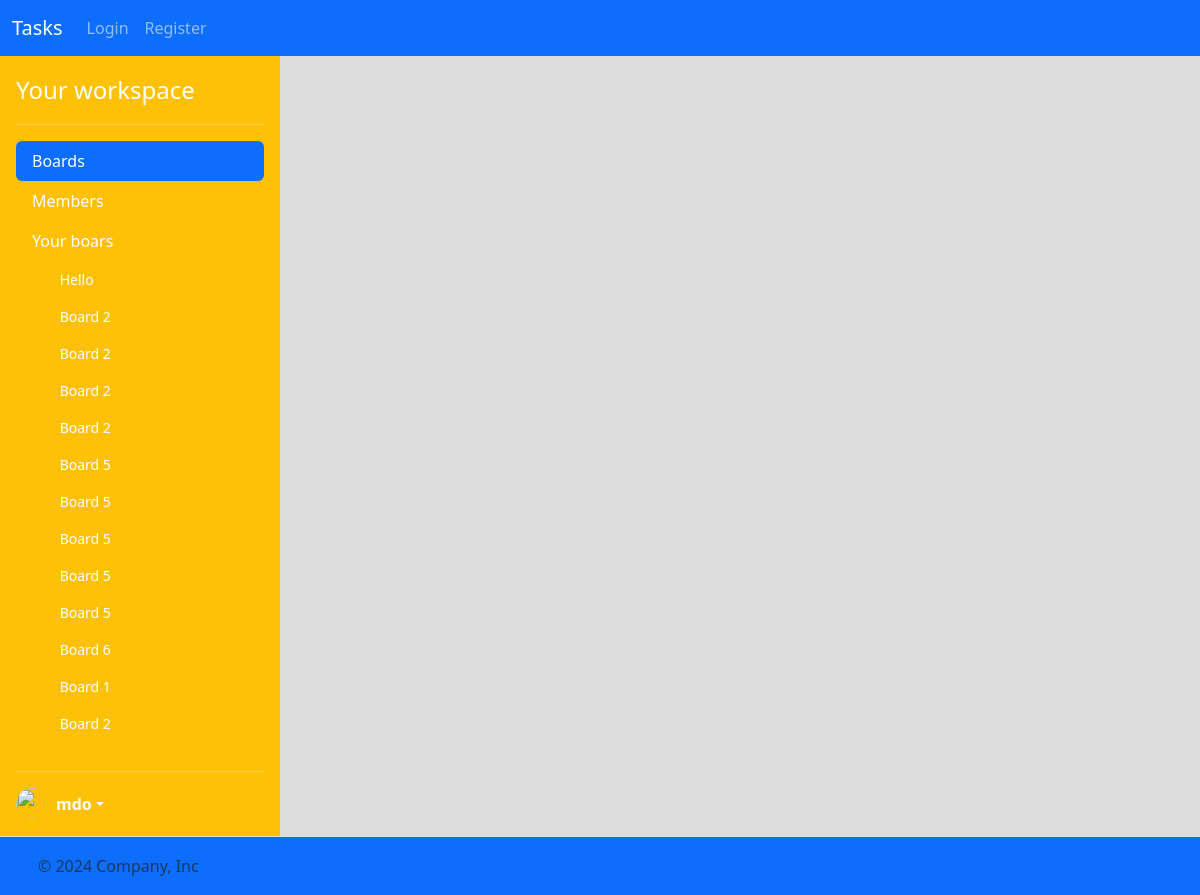
The page / on the database its author committed.
### task/models.py (models this page shows)
class Board(models.Model):
    name = models.CharField(max_length=256)
    description = models.CharField(max_length=256)
    members = models.ManyToManyField(User, related_name="boards")
    created_at = models.DateTimeField(auto_now_add=True)

### task/views.py (the view)
# urls.py: path("", views.index, name="index"),
def index(request):
    boards = Board.objects.all()
    return render(request, "task/index.html", {"boards": boards})

### task/templates/task/index.html (shortened to what this page needs)
{% extends "task/layout.html" %}

### task/templates/task/layout.html (shortened to what this page needs)
<!DOCTYPE html>
{% load static %}
<html lang="en">
    <head>
        <link href="https://cdn.jsdelivr.net/npm/bootstrap@5.3.3/dist/css/bootstrap.min.css" rel="stylesheet">
        <link href="{% static 'styles.css' %}" rel="stylesheet">
    </head>
    <body>
        <header>
            <nav class="navbar navbar-expand-lg bg-primary"  data-bs-theme="dark">
                <div class="container-fluid">
                  <a class="navbar-brand" href="{% url 'index' %}">Tasks</a>
                  <div class="collapse navbar-collapse" id="navbarSupportedContent">
                    <ul class="navbar-nav me-auto mb-2 mb-lg-0">
                        {% if user.is_authenticated %}
                      <li class="nav-item">
                        <a class="nav-link active" aria-current="page" href="{% url 'index' %}">Home</a>
                      </li>
                      <li class="nav-item">
                        <a class="nav-link" href="{% url 'create_board' %}">Create</a>
                      </li>
                      <li class="nav-item dropdown">
                        <a class="nav-link dropdown-toggle" href="#" role="button" data-bs-toggle="dropdown" aria-expanded="false">
                          {{ user.username }}
                        </a>
                        <ul class="dropdown-menu">
                          <li><a class="dropdown-item" href="{% url 'profile' %}">Profile</a></li>
                          <li><a class="dropdown-item" href="{% url 'logout' %}">Logout</a></li>
                          {% comment %} <li><a class="dropdown-item" href="#">Another action</a></li>
                          <li><hr class="dropdown-divider"></li>
                          <li><a class="dropdown-item" href="#">Something else here</a></li> {% endcomment %}
                        </ul>
                      </li>
                      {% comment %} <li class="nav-item">
                        <a class="nav-link disabled" aria-disabled="true">Disabled</a>
                      </li> {% endcomment %}
                    </ul>
                    <form class="d-flex" role="search">
                      <input class="form-control me-2" type="search" placeholder="Search" aria-label="Search">
                      <button class="btn btn-outline-success" type="submit">Search</button>
                    </form>
                    {% else %}
                      <li class="nav-item">
                        <a class="nav-link" href="{% url 'create_board' %}">Login</a>
                      </li>
                      <li class="nav-item">
                        <a class="nav-link" href="{% url 'create_board' %}">Register</a>
                      </li>
                      {% endif %}
                  </div>
                </div>
              </nav>
        </header>
        <main>
            <div class="d-flex flex-nowrap">
                <div class="d-flex flex-column flex-shrink-0 p-3 text-white bg-warning" style="width: 280px;">
                    <a href="/" class="d-flex align-items-center mb-3 mb-md-0 me-md-auto text-white text-decoration-none">
                      <span class="fs-4">Your workspace</span>
                    </a>
                    <hr>
                    <ul class="nav nav-pills flex-column mb-auto">
                      <li class="nav-item">
                        <a href="#" class="nav-link active" aria-current="page">
                          Boards
                        </a>
                      </li>
                      <li>
                        <a href="#" class="nav-link text-white">
                          Members
                        </a>
                      </li>
                      <li class="mb-1">
                        <button  class="nav-link text-white collapsed" data-bs-toggle="collapse" data-bs-target="#home-collapse" aria-expanded="true">
                            Your boars
                            </button>
                            <div class="collapse show" id="home-collapse">
                            <ul class="btn-toggle-nav list-unstyled fw-normal pb-1 small" style="max-height: 490px;
    overflow-y: auto;">
                                {% for board in boards %}
                                <li>
                                    <a href="{% url 'board' board.id %}" class="nav-link text-white">
                                      <svg class="bi me-2" width="16" height="16"><use xlink:href="#speedometer2"></use></svg>
                                      {{ board.name }}
                                    </a>
                                  </li>
                                  {% endfor %}
                            </ul>
                            </div>
                      </li>
                    </ul>
                    <hr>
                    <div class="dropdown">
                      <a href="#" class="d-flex align-items-center text-white text-decoration-none dropdown-toggle" id="dropdownUser1" data-bs-toggle="dropdown" aria-expanded="false">
                        <img src="https://github.com/mdo.png" alt="" width="32" height="32" class="rounded-circle me-2">
                        <strong>mdo</strong>
                      </a>
                    </div>
                </div>
                <div style="flex: 1; background: #DDD; overflow-x: hidden">
                </div>
            </div>
        </main>
        <footer class="d-flex flex-wrap justify-content-between align-items-center py-3 border-top bg-primary">
            <div class="col-md-4 d-flex align-items-center">
              <a href="/" class="mb-3 me-2 mb-md-0 text-body-secondary text-decoration-none lh-1">
                <svg class="bi" width="30" height="24"><use xlink:href="#bootstrap"></use></svg>
              </a>
              <span class="mb-3 mb-md-0 text-body-secondary">© 2024 Company, Inc</span>
            </div>
            <ul class="nav col-md-4 justify-content-end list-unstyled d-flex">
              <li class="ms-3"><a class="text-body-secondary" href="#"><svg class="bi" width="24" height="24"><use xlink:href="#twitter"></use></svg></a></li>
              <li class="ms-3"><a class="text-body-secondary" href="#"><svg class="bi" width="24" height="24"><use xlink:href="#instagram"></use></svg></a></li>
              <li class="ms-3"><a class="text-body-secondary" href="#"><svg class="bi" width="24" height="24"><use xlink:href="#facebook"></use></svg></a></li>
            </ul>
          </footer>
    </body>
</html>

### rows shown on the page
Board: name "Hello"
Board: name "Board 2"
Board: name "Board 2"
Board: name "Board 2"
Board: name "Board 2"
Board: name "Board 5"
Board: name "Board 5"
Board: name "Board 5"
Board: name "Board 5"
Board: name "Board 5"
Board: name "Board 6"
Board: name "Board 1"
Board: name "Board 2"
